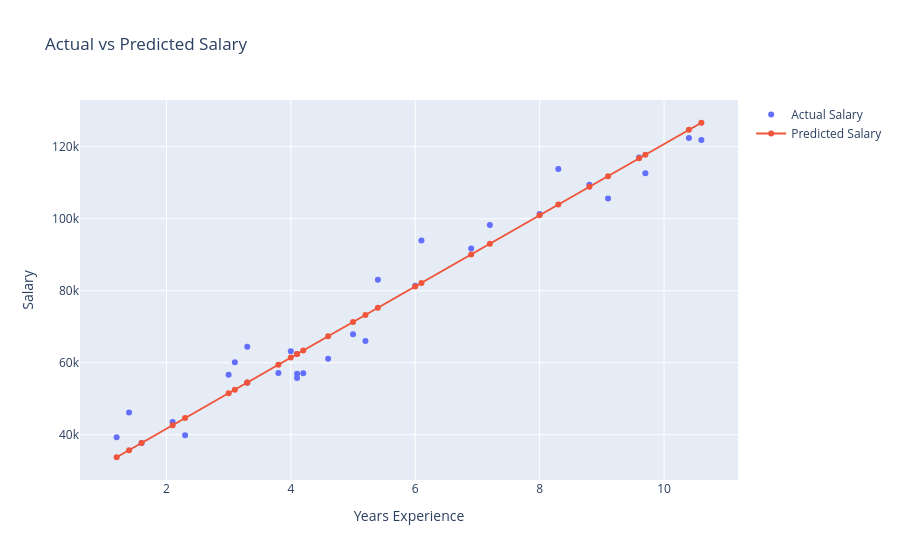

Notebook source saved alongside this figure:
### Code cell
import plotly.graph_objects as go

y_pred = w*x + b

fig = go.Figure()

fig.add_trace(go.Scatter(
    x=x, y=y,
    mode="markers",
    name="Actual Salary"
))

fig.add_trace(go.Scatter(
    x=x, y=y_pred,
    mode="lines+markers",
    name="Predicted Salary"
))

fig.update_layout(
    title="Actual vs Predicted Salary",
    xaxis_title="Years Experience",
    yaxis_title="Salary"
)

fig.show()

### Figure 1 — Plotly figure (JSON) as saved in the notebook; plotly's stock layout.template omitted (floating-point values rounded to 4 significant figures)
{"data": [{"mode": "markers", "name": "Actual Salary", "type": "scatter", "x": [1.2, 1.4, 1.6, 2.1, 2.3, 3, 3.1, 3.3, 3.3, 3.8, 4, 4.1, 4.1, 4.2, 4.6, 5, 5.2, 5.4, 6, 6.1, 6.9, 7.2, 8, 8.3, 8.8, 9.1, 9.6, 9.7, 10.4, 10.6], "y": [39344, 46206, 37732, 43526, 39892, 56643, 60151, 54446, 64446, 57190, 63219, 55795, 56958, 57082, 61112, 67939, 66030, 83089, 81364, 93941, 91739, 98274, 101303, 113813, 109432, 105583, 116970, 112636, 122392, 121873]}, {"mode": "lines+markers", "name": "Predicted Salary", "type": "scatter", "x": [1.2, 1.4, 1.6, 2.1, 2.3, 3, 3.1, 3.3, 3.3, 3.8, 4, 4.1, 4.1, 4.2, 4.6, 5, 5.2, 5.4, 6, 6.1, 6.9, 7.2, 8, 8.3, 8.8, 9.1, 9.6, 9.7, 10.4, 10.6], "y": [33760.0, 35740.0, 37720.0, 42660.0, 44630.0, 51550.0, 52540.0, 54520.0, 54520.0, 59460.0, 61430.0, 62420.0, 62420.0, 63410.0, 67360.0, 71320.0, 73290.0, 75270.0, 81200.0, 82180.0, 90090.0, 93050.0, 101000.0, 103900.0, 108900.0, 111800.0, 116800.0, 117800.0, 124700.0, 126700.0]}], "layout": {"title": {"text": "Actual vs Predicted Salary"}, "xaxis": {"title": {"text": "Years Experience"}}, "yaxis": {"title": {"text": "Salary"}}}}
